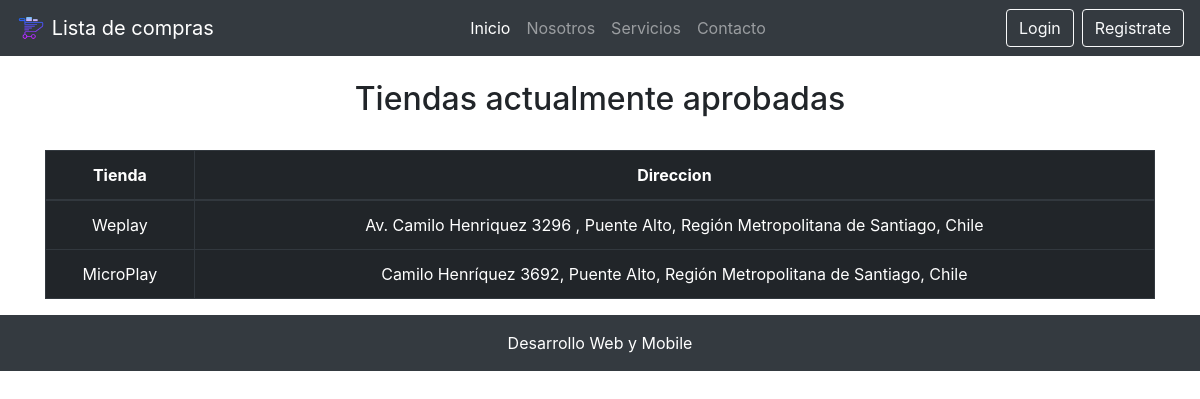
Before: /lista_tiendas/ with the older database file.
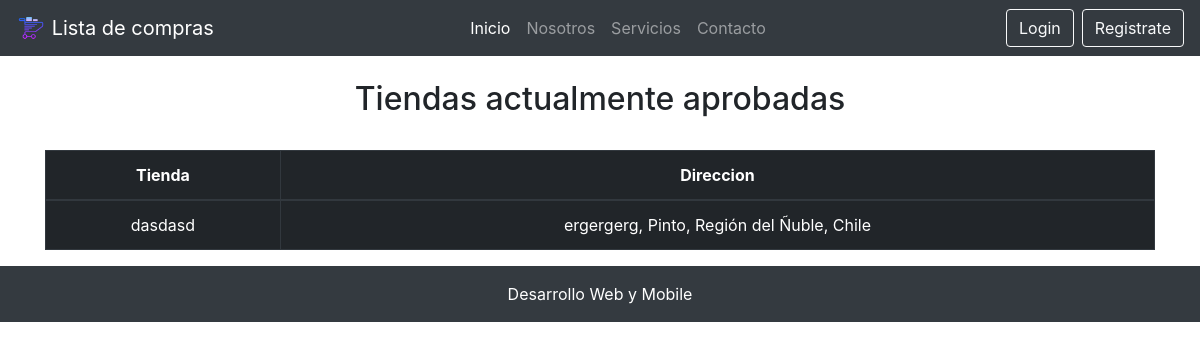
After: the same page with the newer database file.
### core/models.py (models this page shows, shortened)
class Tienda(models.Model):
    nombre = models.CharField(max_length=50)
    nombre_sucursal = models.CharField(max_length=50, verbose_name="Nombre Sucursal")
    direccion = models.CharField(max_length=50)
    comuna = models.ForeignKey(Comuna, on_delete=models.CASCADE)
    estado_tienda = models.ForeignKey(EstadoTienda, on_delete=models.CASCADE, verbose_name="Estado Tienda")

class Comuna(models.Model):
    nombre = models.CharField(max_length=60, unique=True)
    region = models.ForeignKey(Region, on_delete=models.CASCADE)
    def __str__(self):
        return self.nombre

class Region(models.Model):
    nombre = models.CharField(max_length=60, unique=True)
    class Meta:
        verbose_name = "Región"
        verbose_name_plural = "Regiones"

### core/views.py (the view)
# urls.py: path('lista_tiendas/', lista_tiendas, name="lista_tiendas"),
def lista_tiendas(request):
    tiendas = Tienda.objects.filter(estado_tienda=2)
    return render(request, 'core/lista_tiendas.html',{
        'tiendas':tiendas
    })

### core/templates/core/lista_tiendas.html
{% extends "core/base.html" %}
{% block contenido %}
<br>
<h2 class="text-center">Tiendas actualmente aprobadas</h2>
<br>
<div class="table-responsive container">
    <table class="table table-dark table-bordered table-hover table-condensed">
        <thead>
            <tr>
                <th class="text-center">Tienda</th>
                <th class="text-center">Direccion</th>
            </tr>
        </thead>
        <tbody>
            {% for t in tiendas %}
            <tr>
                <td class="text-center">{{ t.nombre}}</td>
                <td class="text-center">{{ t.direccion }}, {{ t.comuna }}, {{ t.comuna.region.nombre }}, Chile</td>
            </tr>
            {% endfor %}
        </tbody>
    </table>
</div>
{% endblock contenido %}

### core/templates/core/base.html (shortened to what this page needs)
<!DOCTYPE html>
<html lang="en">
{% load pwa %}
<head>
    {% load static %}
    <link rel="stylesheet" href="{% static 'core/css/estilos.css' %}">
    <link rel="stylesheet" href="https://stackpath.bootstrapcdn.com/bootstrap/4.1.3/css/bootstrap.min.css"
>
</head>
<body>
    <header>
        <nav class="navbar navbar-expand-lg navbar-dark bg-dark sticky-top">
            <a class="navbar-brand" href="{% url 'home' %}">
                <img src="{% static 'core/img/carrito_icon.png' %}" width="30" height="30" class="d-inline-block align-top"
                    alt="">
                Lista de compras
            </a>
            <div class="collapse navbar-collapse" id="navbarNavAltMarkup">
                <div class="navbar-nav mr-auto ml-auto text-center">
                    <a class="nav-item nav-link active" href="{% url 'home' %}">Inicio</a>
                    <a class="nav-item nav-link" href="#">Nosotros</a>
                    <a class="nav-item nav-link" href="#">Servicios</a>
                    <a class="nav-item nav-link" href="#">Contacto</a>
                </div>
                <div class="d-flex flex-row justify-content-center">
                    {% if request.user.is_authenticated %}
                    <a href="" class="btn btn-outline-light mr-2">Usuario: {{ request.user.username }}</a>
                    <a class="btn btn-outline-light" href="{% url 'logout' %}">Cerrar sesión</a>
                    {% else %}
                    <a class="btn btn-outline-light mr-2" href="{% url 'login' %}">Login</a>
                    <a class="btn btn-outline-light" href="{% url 'register' %}">Registrate</a>
                    {% endif %}
                </div>
            </div>
        </nav>
    </header>
    <div class="contenido">
        {% block contenido %}
        {% endblock contenido %}
    </div>
    <footer class="page-footer font-small">
        <p class="text-center py-3 p-3 mb-2 bg-dark text-white">Desarrollo Web y Mobile</p>
    </footer>
</body>
</html>

### core/static/core/css/estilos.css (style rules this page uses)
* { margin: 0; padding: 0; }

Changed rows visible on the page:
removed Tienda: nombre "Weplay", direccion "Av. Camilo Henriquez 3296", comuna "Puente Alto", comuna.region.nombre "Región Metropolitana de Santiago"
removed Tienda: nombre "MicroPlay", direccion "Camilo Henríquez 3692", comuna "Puente Alto", comuna.region.nombre "Región Metropolitana de Santiago"
added Tienda: nombre "dasdasd", direccion "ergergerg", comuna "Pinto", comuna.region.nombre "Región del Ñuble"
